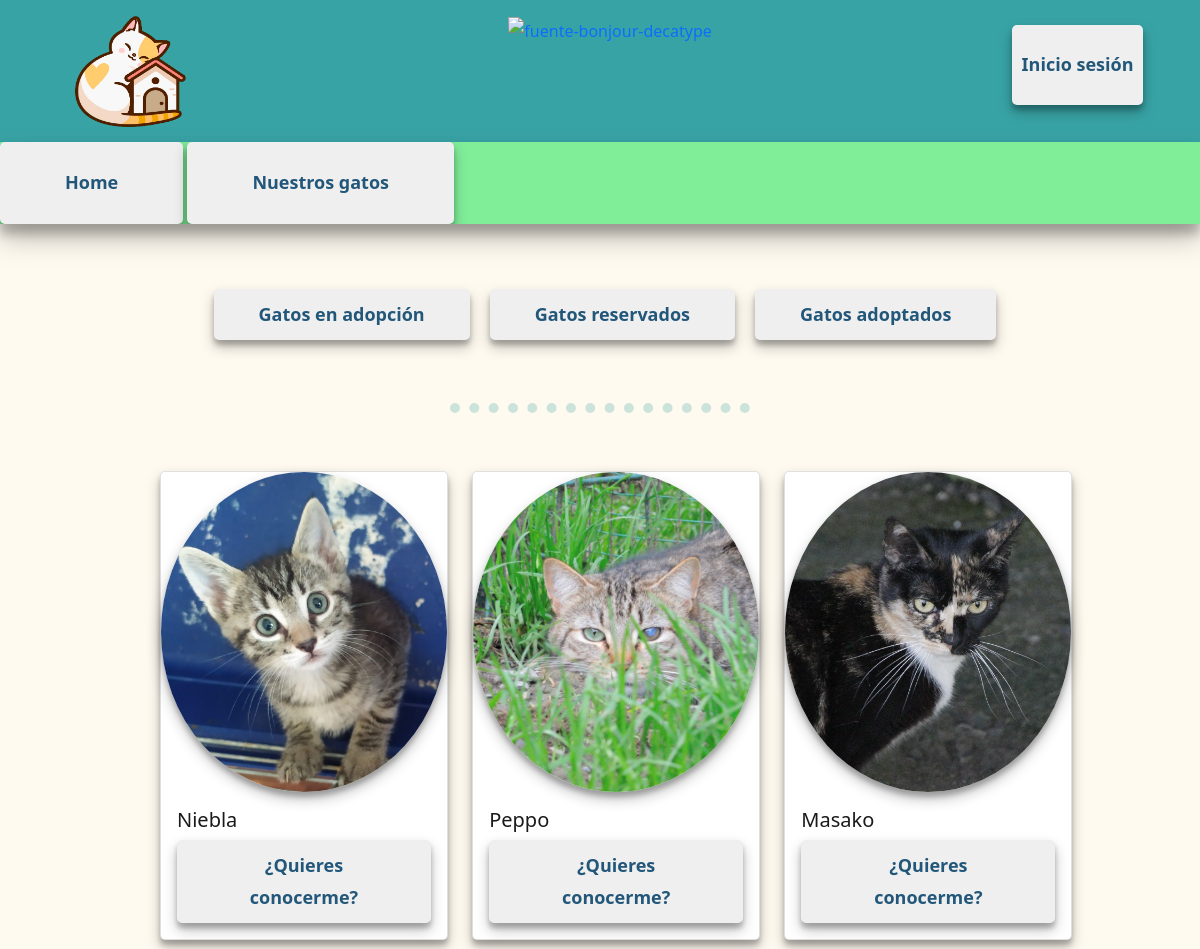
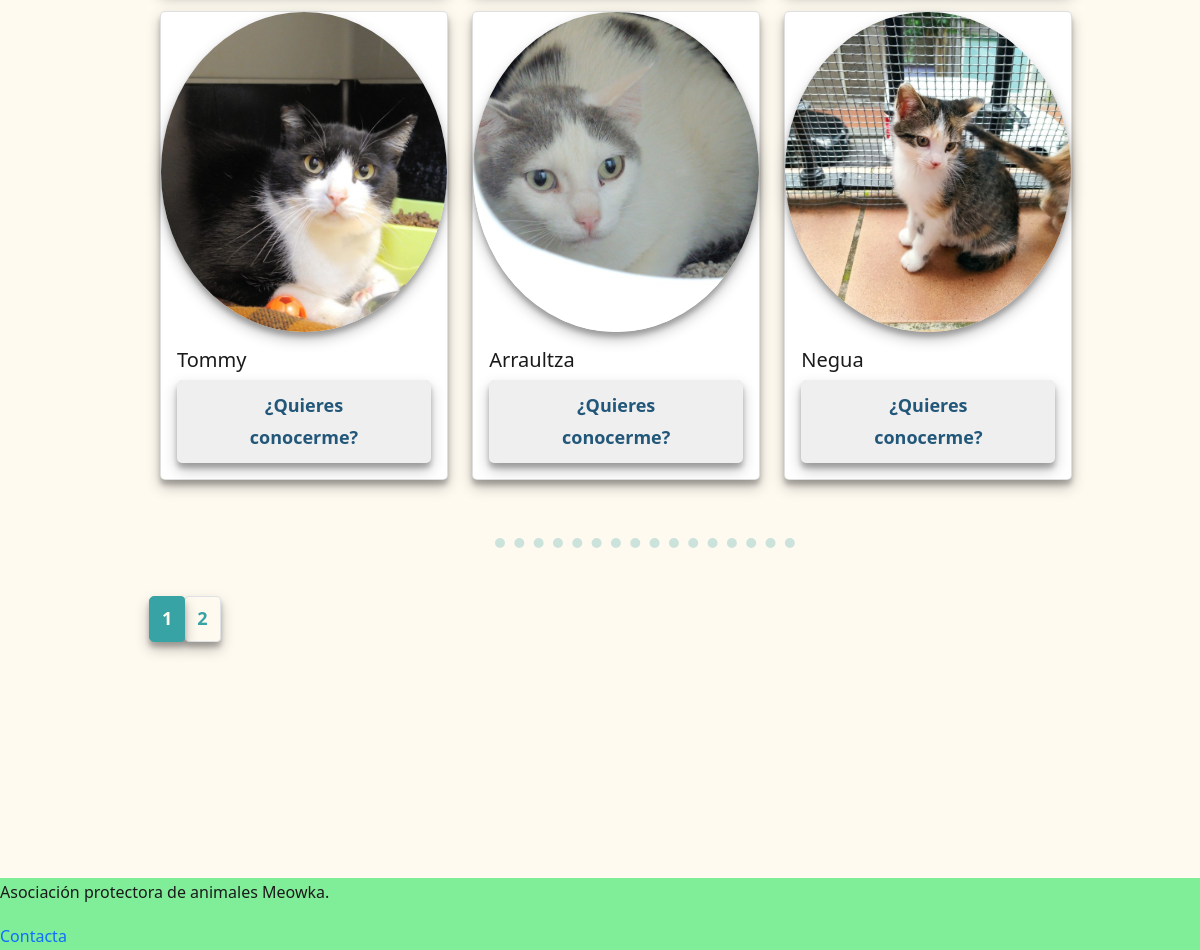
Screenshot of /gatos with the database file from the repository (2 pictures, top to bottom).
### tables this page shows
CREATE TABLE `gatos` (
  `idGato` int(11) NOT NULL,
  `nombreGato` varchar(50) NOT NULL,
  `edad` varchar(50) NOT NULL,
  `sexo` varchar(10) NOT NULL,
  `esterilizado` varchar(10) NOT NULL,
  `testado` varchar(10) NOT NULL,
  `caracter` varchar(50) NOT NULL,
  `descripcion` varchar(2000) NOT NULL,
  `img` varchar(255) NOT NULL,
  `fechaAlta` date NOT NULL DEFAULT current_timestamp(),
  `estado` varchar(10) NOT NULL
);

### controlador/vista.controlador.php (called while the page is built)
<?php
class vistaController {
	private static $vista_path = './vista/';
	public function load_view($vista) {
		require_once( self::$vista_path . 'header.php' );
		require_once( self::$vista_path . $vista . '.php' );
		require_once( self::$vista_path . 'footer.php' );
	}
}
?>

### modelo/conexion.php (called while the page is built)
<?php
class Conexion{
public static function conexionbd(){
    try{
        $conexion=new PDO('mysql:host=localhost; dbname=meowka', 'root', '');
        $conexion->setAttribute(PDO::ATTR_ERRMODE, PDO::ERRMODE_EXCEPTION);
        $conexion->exec("SET CHARACTER SET UTF8");
    }
    catch(Exception $e){
        die("Error" . $e->getMessage());
        echo "Línea del error" . $e->getLine();
    }
    return $conexion;
}
}
?>

### modelo/gatos.modelo.php (called while the page is built, shortened)
<?php
class Gatos_modelo
{
	private $db;
	public function __construct()
	{
		require_once('conexion.php');
		try
		{
			$this->db = Conexion::conexionbd();
		}
		catch(Exception $e)
		{
			die($e->getMessage());
		}
	}
	public function getGatosPag( $inicio, $regpag, $estado=NULL){
		if(isset($estado)){
			try
			{
				$consulta=$this->db->query("SELECT * FROM gatos WHERE estado='$estado' LIMIT $inicio, $regpag");
				$pagGatos=array();
					while ($filas =$consulta->fetch(PDO::FETCH_ASSOC)){
						$pagGatos[]=$filas;
					}
					return $pagGatos;
			}
			catch(Exception $e)
			{
				die($e->getMessage());
			}
		}
	}
	public function getEstadoGatos($estado){
		try
		{	$estadoGatos=array();
			$consulta=$this->db->query("SELECT * FROM gatos WHERE estado= '$estado' ");
			while ($filas =$consulta->fetch(PDO::FETCH_ASSOC)){
				$estadoGatos[]=$filas;
            }
            return $estadoGatos;
		}
		 catch (Exception $e){
			die($e->getMessage());
		}
	}
}
?>

### controlador/gatos.controlador.php (called while the page is built, shortened)
<?php
require_once('modelo/gatos.modelo.php');
class controllerGatos{
    private $model;
    public function __construct()
    {
        $this->model = new Gatos_modelo();
    }
    public function paginacion($inicio, $regpag, $estado=NULL){
      return $this->model->getGatosPag( $inicio, $regpag,$estado);
    }
    public function verEstadoGatos($estado){
       return $this->model->getEstadoGatos($estado);
     }
}
   ?>

### vista/gatos.vista.php (the view, shortened to what this page needs)
 <?php
 require_once('controlador/gatos.controlador.php');
  $gatos=new controllerGatos();
  if(isset($_POST['estadoGato'])){
    if($_POST['estadoGato']=='Adoptado'){
      $estadoGatos="Adoptado";
      $gatosArray=$gatos->verEstadoGatos($estadoGatos);
    }
    else if ($_POST['estadoGato']=='Reservado'){
      $estadoGatos="Reservado";
      $gatosArray=$gatos->verEstadoGatos($estadoGatos);
    }
    else{
      $estadoGatos="Refugio";
      $gatosArray=$gatos->verEstadoGatos($estadoGatos);
    }
 }else{
  $estadoGatos="Refugio";
  $gatosArray=$gatos->verEstadoGatos($estadoGatos);
 }
 $registros=6;
 if(isset($_POST['pagina'])){
    if($_POST['pagina']==1){
      header('location:./gatos');
    }
    else{
      $pagina=$_POST['pagina'];
    }
 }else{
  $pagina = 1;
 }
$inicioPag= ($pagina - 1) * $registros;
 $total_registros = count($gatosArray);
 $total_paginas = ceil($total_registros / $registros);
$gatospag=$gatos->paginacion($inicioPag, $registros,$estadoGatos);
?>
<main class="contenedor max-auto">
  <div class="formulario">
    <div class="filtro-gatos">
      <div class="boton-filtro-gatos">
        <form action=""   method="post" >
          <button type="submit" id="Refugio" >Gatos en adopción</button>
        </form>
      </div>
      <div class="boton-filtro-gatos">
        <form action=""    method="post" >
          <button type="submit" id="Reservado">Gatos reservados</button>
        </form>
      </div>
      <div class="boton-filtro-gatos">
        <form method="post"  class="bn"  >
          <button type="submit" id="Adoptado" >Gatos adoptados</button>
        </form>
      </div>
    </div>
    <hr>
  <div class="lista-gatos offset-lg-1">
<?php
  foreach ($gatospag as $registro):
?>
      <div class="card col-12 col-sm-10 offset-sm-1 col-md-5 col-lg-4 offset-md-2 ">
        <img class="card-img-top" src="<?php echo $registro['img']?>" alt="foto de <?php echo $registro['nombreGato']?> ">
        <div class="card-body">
          <h5 class="card-title"><?php echo $registro['nombreGato']?></h5>
          <form method="post" action="">
						<button type="submit">¿Quieres conocerme?</button>
					</form>
        </div>
      </div>
<?php endforeach;?>
<hr>
      <div class="containerPags">
          <nav aria-label="Page navigation">
            <ul class="pagination">
            <?php
              for ($i=1; $i<=$total_paginas; $i++){
                if ($pagina == $i) {
                ?>
                <form method="POST">
                    <li class="page-item active"><button type="submit" class="page-link"><?=$i?></button></li>
                  </form>
                <?php
                } else {
                ?>
                  <form method="POST">
                      <li class="page-item"><button type="submit" class="page-link"><?=$i?></button></li>
                    </form>
                <?php
                }
              }
              ?>
          </nav>
        </div>
      </div>
      </div>
</main>

### index.php (shortened to what this page needs)
<!DOCTYPE html>
<html lang="es">
<head>
    <link rel="stylesheet" href="assets/css/bootstrap.min.css">
    <link rel="stylesheet" type="text/css" href="assets/css/styles.css">
</head>
<body>
  <?php
    require_once('controlador/rutas.controlador.php');
    $route = isset($_GET['r']) ? $_GET['r'] : 'home';
    $ruta = new Router($route);
?>
</body>
</html>

### controlador/rutas.controlador.php (shortened to what this page needs)
<?php
require_once('vista.controlador.php');
class Router {
	public function __construct() {
			if($_SESSION['ok']) {
				if($_SESSION['rol']=='admin'){
					$this->route = isset($_GET['r']) ? $_GET['r'] : 'home';
					$controlador=new vistaController();
					switch ($this->route) {
						case 'home':
							if( !isset( $_POST['r'] ) )  $controlador->load_view('home');
							else if($_POST['r']== 'ficha-gato') $controlador->load_view('ficha-gato.vista');
							break;
						case 'registro-gatos':
							if(!isset($_POST['r'])) $controlador->load_view('tablaGatos.vista');
							else if($_POST['r']== 'editarGato') $controlador->load_view('editarGato.vista');
							else if($_POST['r']== 'addGato') $controlador->load_view('addGato.vista');
							else if($_POST['r']== 'deleteGato') $controlador->load_view('deleteGato.vista');
							break;
						case 'gatos':
							if(!isset($_POST['r'])) $controlador->load_view('gatos.vista');
							else if($_POST['r']== 'ficha-gato') $controlador->load_view('ficha-gato.vista');
							break;
						case 'adoptar':
							$controlador->load_view('addAdopcion.vista');
							break;
						case 'adopciones':
							if(!isset($_POST['r']) || $_POST['r']=='listaAdopcion') $controlador->load_view('listaAdopcion.vista');
							else if( $_POST['r'] == 'verFormulario' )  $controlador->load_view('verFormulario.vista');
							break;
						case 'registro':
							$controlador->load_view('addUsuario.vista');
							break;
						case 'admin':
							$controlador->load_view('admin.vista');
							break;
						case 'perfil':
							$controlador->load_view('admin.vista');
							break;
						case 'editar-usuario':
							$controlador->load_view('editarUsuario.vista');
							break;
						case 'salir':
							$user_session = new SessionController();
							$user_session->logout();
							break;
						default:
							$controlador->load_view('error404');
							break;
					}
				}
				else if ($_SESSION['rol']=='usuario'){
					$this->route = isset($_GET['r']) ? $_GET['r'] : 'home';
					$controlador = new vistaController();
					switch ($this->route) {
						case 'home':
							if( !isset( $_POST['r'] ) )  $controlador->load_view('home');
							else if($_POST['r']== 'ficha-gato') $controlador->load_view('ficha-gato.vista');
							break;
						case 'gatos':
							if( !isset( $_POST['r'] ) )  $controlador->load_view('gatos.vista');
							else if($_POST['r']== 'ficha-gato') $controlador->load_view('ficha-gato.vista');
							break;
						case 'adoptar':
							$controlador->load_view('addAdopcion.vista');
							break;
						case 'perfil':
							if( !isset( $_POST['r'] ) )  $controlador->load_view('perfil.vista');
							else if( $_POST['r'] == 'editarUsuario' )  $controlador->load_view('editarUsuario.vista');
							break;
						case 'salir':
							$user_session = new SessionController();
							$user_session->logout();
							break;
						default:
							$controlador->load_view('error404');
							break;
					}
				}
			} else if(!$_SESSION['ok']) {
				$this->route = isset($_GET['r']) ? $_GET['r'] : 'home';
				$controlador = new VistaController();
				switch ($this->route) {
					case 'gatos':
						if( !isset( $_POST['r'] ) )  $controlador->load_view('gatos.vista');
						break;
				}
			}
		}
	}
?>

### vista/header.php
<header id="header-pagina">
  <div class="icon"><img id="img-meowka" src="assets/img/img-web/icon.png" alt="icono Meowka"></div>
  <div class="titulo-header">
      <div class="img-header">
        <a href="https://fontmeme.com/fuentes/fuente-bonjour-decatype/">
        <img id="font-meowka" src="https://fontmeme.com/permalink/211019/464b6f293780a85cec40e0acbf6693f1.png" alt="fuente-bonjour-decatype" border="0"></a></div>
      </div>
    <div class="btn-head">
      <?php
      if(!isset($_SESSION['idUsuario'])){
        ?>
      <button class="btn-login"><a href="login">Inicio sesión</a></button>
      <?php
      } else{
      ?>
      <button class="btn-perfil"><a href="perfil">Mi perfil</a></button>
      <button class="btn-salir"><a href="salir">Salir</a></button>
      <?php
      }
      ?>
    </div>
</header>
<nav id="navbar">
  <button><a href="home">Home</a></button>
  <button><a href="gatos">Nuestros gatos</a></button>
</nav>

### vista/footer.php
<footer class="footer">
    <p>Asociación protectora de animales Meowka.</p>
    <a href="mailto:admin@meowka.eus">Contacta</a>
</footer>

### assets/css/styles.css (style rules this page uses)
body { line-height: 1.75; color: #1a1a1a; background-color: floralwhite; }
.footer { background-color: #80ed99; }
a { text-decoration: none; }
button { display: inline-block; padding: 10px 45px 10px 45px; border: 0; border-radius: 5px; color: #22577a; font-weight: bold; font-size: large; box-shadow: 0 7px 14px rgba(0, 0, 0, 0.25), 0 5px 5px rgba(0, 0, 0, 0.22); }
button a { float: left; width: 100%; display: block; color: #22577a; font-size: large; text-align: center; text-decoration: none; }
hr { border-top: 1px dotted #38a3a5; border-width: 10px; width: 25vw; margin: 0 auto; margin-top: 3rem; margin-bottom: 3rem; background-color: floralwhite; }
#header-pagina { background-color: #38a3a5; text-align: center; padding: 15px; display: flex; flex-direction: row; flex-wrap: wrap; justify-content: center; }
.icon { display: flex; margin-left: 5vw; flex-grow: 1; flex-direction: row; flex-grow: 1; flex-shrink: 1; flex-basis: auto; }
#img-meowka { height: 7rem; width: 7rem; }
.titulo-header { display: flex; flex-direction: row; justify-content: center; flex-grow: 2; flex-shrink: 1; flex-basis: 60vw; flex-wrap: wrap; }
.btn-head { display: flex; flex-direction: row; flex-grow: 1; flex-shrink: 1; flex-basis: auto; flex-wrap: wrap; }
.btn-login, .btn-salir, .btn-perfil { padding: 10px; height: 5rem; margin: 10px; }
#navbar { overflow: hidden; background-color: #80ed99; z-index: 1; box-shadow: 0 14px 28px rgba(0, 0, 0, 0.25), 0 10px 10px rgba(0, 0, 0, 0.22); }
#navbar a { float: left; display: block; color: #22577a; text-align: center; margin-right: 10px; padding: 15px; font-size: large; }
.contenedor { position: relative; margin-bottom: 20vh; }
.card { width: 18rem; display: inline-block; margin: 10px; border-radius: 5px; box-shadow: 0 7px 14px rgba(0, 0, 0, 0.25), 0 5px 5px rgba(0, 0, 0, 0.22); }
.card-img-top { width: 100%; height: 40vh; object-fit: cover; border-radius: 50%; box-shadow: 0 7px 14px rgba(0, 0, 0, 0.25), 0 5px 5px rgba(0, 0, 0, 0.22); }
.filtro-gatos { display: flex; flex-direction: row; justify-content: center; width: 100%; flex-wrap: wrap; }
.boton-filtro-gatos { padding: 5px; margin-left: 10px; margin-bottom: 10px; }
.page-link { background-color: floralwhite; color: #38a3a5; }
.page-item.active .page-link { z-index: 3; color: floralwhite; background-color: #38a3a5; border-color: #38a3a5; }
.formulario { display: block; padding: 5%; position: relative; }

### rows the page displays
gatos: img+nombreGato (picture), nombreGato "Niebla"
gatos: img (picture), nombreGato "Peppo"
gatos: img+nombreGato (picture), nombreGato "Masako"
gatos: img+nombreGato (picture), nombreGato "Tommy"
gatos: img (picture), nombreGato "Arraultza"
gatos: img+nombreGato (picture), nombreGato "Negua"
